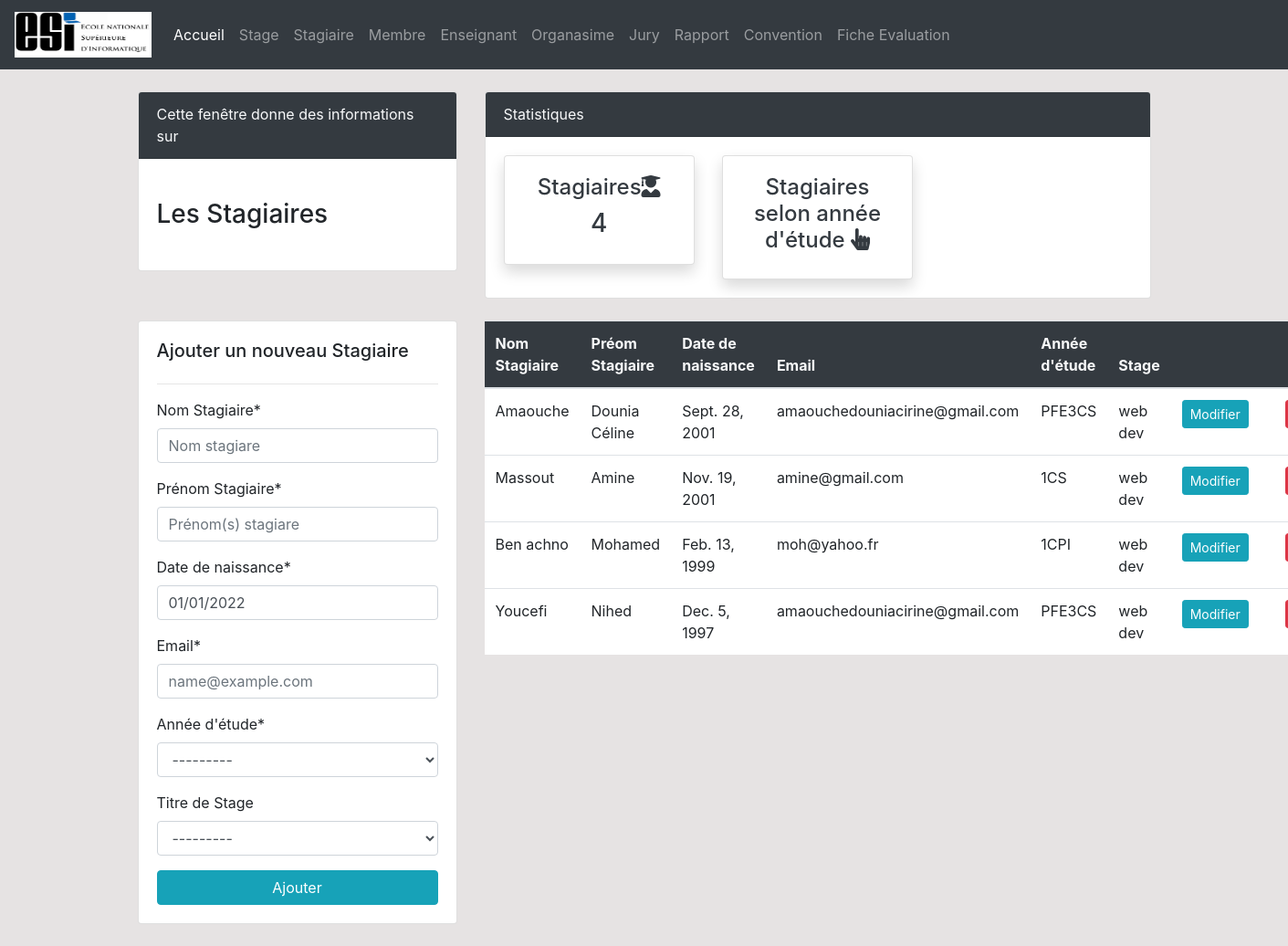
Screenshot of /Stagiaire/ with the database file from the repository.
### Gestion/models.py (models this page shows, shortened)
class Stagiaire (models.Model):
    noms = models.CharField(max_length=40, null= False)
    prenoms = models.CharField(max_length=40, null= False)
    DateNaissance = models.DateField(default="01/01/2022",null= False)
    Email = models.EmailField(max_length = 254, null= False)
    class ad(models.TextChoices):
        CP1 = '1CPI',_('1CPI')
        CS1 = '1CS',_('1CS')
        CS3 = 'PFE3CS',_('3CS')
    annedEude = models.CharField(max_length=20, choices=ad.choices)
    stage = models.ForeignKey(Stage, on_delete=models.SET_NULL, null= True, blank=True )

class Stage(models.Model):
    titreStage = models.CharField(max_length=40)
    class ts(models.TextChoices):
        CP1 = '1CP',_('Stage ouvrier 1CP')
        CS1 = '1CS',_('Stage technique 1CS')
        CS3 = 'PFE3CS',_('Stage technique PFE 3CS')
    typeStage = models.CharField(max_length=30, choices=ts.choices)
    enseignant = models.ForeignKey(Enseignant,on_delete=models.CASCADE)
    jury = models.ForeignKey(Jury,on_delete=models.SET_NULL, null= True, blank=True )
    organisme = models.ForeignKey(OrganismeStage, on_delete=models.CASCADE )
    def __str__(self):
        return f'{self.titreStage}'

### Gestion/views.py (the view)
# urls.py: path('Stagiaire/', stagiaire, name="Stagiaire"),
def stagiaire(request):
    stagiaires= Stagiaire.objects.all()
    stagiaire_count= stagiaires.count()
    stagiaire1= Stagiaire.objects.filter(annedEude='1CPI')
    stagiaire1_count= stagiaire1.count()
    stagiaire2= Stagiaire.objects.filter(annedEude='1CS')
    stagiaire2_count= stagiaire2.count()
    stagiaire3= Stagiaire.objects.filter(annedEude='PFE3CS')
    stagiaire3_count= stagiaire3.count()
    if request.method == 'POST':
        form= stagiaireForm(data=request.POST)
        if form.is_valid():
            form.save()
            stagiaire_name = form.cleaned_data.get('noms')
            messages.success(request, f'{stagiaire_name} est bien ajouté')
            return redirect('Stagiaire')
        return render(request,'fenetre/Stagiaire.html', {'form':form})
    else:
        form= stagiaireForm()
        context ={
            'stagiaires': stagiaires,
            'stagiaire_count': stagiaire_count,
            'stagiaire1_count': stagiaire1_count,
            'stagiaire2_count': stagiaire2_count,
            'stagiaire3_count': stagiaire3_count,
            'form':form
        }
        return render(request,'fenetre/Stagiaire.html', context)

### Gestion/forms.py
class stagiaireForm(forms.ModelForm):
    class Meta:
        model = Stagiaire
        fields = "__all__"
        labels ={
                    'noms': 'Nom Stagiaire',
                    'prenoms': 'Prénom Stagiaire',
                    'DateNaissance': 'Date de naissance',
                    'Email': 'Email',
                    'annedEude': "Année d'étude",
                    'stage': 'Titre de Stage'
            }
        widgets = {
            'noms': forms.TextInput(attrs={'placeholder': 'Nom stagiare','class':"form-control"}),
            'prenoms': forms.TextInput(attrs={'placeholder': 'Prénom(s) stagiare','class':"form-control"}),
            'DateNaissance' : forms.DateInput(attrs={
            'class': 'form-control datepicker-input',
            'data-target': '#datetimepicker1',
            'placeholder': 'mm/dd/yyyy'
            }),
            'Email':forms.TextInput(attrs={'class':'form-control','placeholder': 'name@example.com'}),
            'annedEude':forms.Select(attrs={'class':'form-control','placeholder': "Année d'étude"})
        }

### Gestion/templates/fenetre/Stagiaire.html (shortened to what this page needs)
{% extends 'parts/base.html' %} {% block title %}Stagiaires{% endblock %} {% load crispy_forms_tags %} {% load static %}  {% block content %}{% include 'parts/top.html' %}
<link rel="stylesheet" href="{% static 'style.css' %}">
<link rel="stylesheet" href="https://cdnjs.cloudflare.com/ajax/libs/datepicker/0.6.5/datepicker.min.css" />
<div class="row">
    <div class="col-md-4 mt-4">
        <div class="card">
            <div class="card-header bg-dark text-light">
                Cette fenêtre donne des informations sur
            </div>
            <div class="card-body">
                <marquee behavior="" direction="">
                    <h3 class="my-4"> Les Stagiaires</h3>
                </marquee>
            </div>
        </div>
    </div>
    <div class="col-md-8 mt-4">
        <div class="card">
            <div class="card-header bg-dark  text-light">
                Statistiques
            </div>
            <div class="card-body">
                <div class="row">
                    <div class="col-md-4">
                        <a class="text-decoration-none text-dark" href="#">
                            <div class="card my-card shadow">
                                <div class="card-body text-center">
                                    <h4>Stagiaires<i class="fas fa-user-graduate"></i></h4>
                                    <h3>{{ stagiaire_count }}</h3>
                                </div>
                            </div>
                        </a>
                    </div>
                    <div class="col-md-4">
                        <a class="text-decoration-none text-dark" href="{%url 'statistiques'%}">
                            <div class="card my-card shadow">
                                <div class="card-body text-center">
                                    <h4>Stagiaires selon année d'étude <i class="fas fa-hand-pointer"></i></h4>
                                </div>
                            </div>
                        </a>
                    </div>
                </div>
            </div>
        </div>
    </div>
</div>
<div class="row my-4">
    <div class="col-md-4">
        <div class="card card-body">
            <h5>Ajouter un nouveau Stagiaire</h5>
            <hr>
            <form method="POST">
                {% csrf_token %}{{ form|crispy }}
                <input class="btn btn-info btn-block" type="submit" value="Ajouter">
            </form>
        </div>
    </div>
    <div class="col-md-8">
        <table class="table bg-white">
            <thead class="bg-dark text-light">
                <tr>
                    <th scope="col">Nom Stagiaire</th>
                    <th scope="col">Préom Stagiaire</th>
                    <th scope="col">Date de naissance</th>
                    <th scope="col">Email</th>
                    <th scope="col">Année d'étude</th>
                    <th scope="col">Stage</th>
                    <th scope="col"></th>
                    <th scope="col"></th>
                </tr>
            </thead>
            <tbody>
                {% for item in stagiaires %}
                <tr>
                    <td>{{ item.noms }}</td>
                    <td>{{ item.prenoms }}</td>
                    <td>{{ item.DateNaissance }}</td>
                    <td>{{ item.Email }}</td>
                    <td>{{ item.annedEude }}</td>
                    <td>{{ item.stage }}</td>
                    <td><a class="btn btn-info btn-sm mr-2" href="{% url 'dashboard-stag-edit' item.id %}">Modifier</a></td>
                    <td><a class="btn btn-danger btn-sm ml-2" href="{% url 'dashboard-stag-delete' item.id %}">Supprimer</a></td>
                </tr>
                {% endfor %}
        </table>
    </div>
</div>
{% endblock %}

### Gestion/static/style.css (style rules this page uses)
body { background: rgb(230, 227, 227); }

### rows the page displays
Stagiaire: noms "Amaouche", prenoms "Dounia Céline", DateNaissance "Sept. 28, 2001", Email "amaouchedouniacirine@gmail.com", annedEude "PFE3CS", stage "web dev"
Stagiaire: noms "Massout", prenoms "Amine", DateNaissance "Nov. 19, 2001", Email "amine@gmail.com", annedEude "1CS", stage "web dev"
Stagiaire: noms "Ben achno", prenoms "Mohamed", DateNaissance "Feb. 13, 1999", Email "moh@yahoo.fr", annedEude "1CPI", stage "web dev"
Stagiaire: noms "Youcefi", prenoms "Nihed", DateNaissance "Dec. 5, 1997", Email "amaouchedouniacirine@gmail.com", annedEude "PFE3CS", stage "web dev"

### other values shown
{{ stagiaire_count }} "4"
